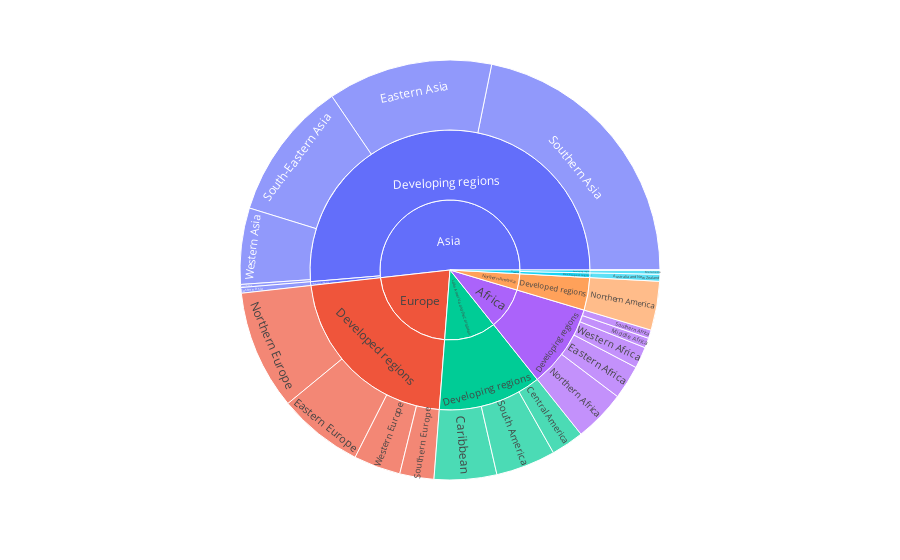

Write notebook code for a chart like this one.
### Code cell
px.sunburst(
    data_frame=df,
    path=['Continent','Status','Region'],
    values='Total',
    names=df.index
)

### Figure 1 — Plotly figure (JSON) as saved in the notebook; plotly's stock layout.template omitted (floating-point values rounded to 4 significant figures)
{"data": [{"branchvalues": "total", "domain": {"x": [0, 1], "y": [0, 1]}, "hovertemplate": "labels=%{label}<br>Total=%{value}<br>parent=%{parent}<br>id=%{id}<extra></extra>", "ids": ["Oceania/Developed regions/Australia and New Zealand", "Latin America and the Caribbean/Developing regions/Caribbean", "Latin America and the Caribbean/Developing regions/Central America", "Asia/Developing regions/Central Asia", "Africa/Developing regions/Eastern Africa", "Asia/Developed regions/Eastern Asia", "Asia/Developing regions/Eastern Asia", "Europe/Developed regions/Eastern Europe", "Oceania/Developing regions/Melanesia", "Oceania/Developing regions/Micronesia", "Africa/Developing regions/Middle Africa", "Africa/Developing regions/Northern Africa", "Northern America/Developed regions/Northern America", "Europe/Developed regions/Northern Europe", "Oceania/Developing regions/Polynesia", "Latin America and the Caribbean/Developing regions/South America", "Asia/Developing regions/South-Eastern Asia", "Africa/Developing regions/Southern Africa", "Asia/Developing regions/Southern Asia", "Europe/Developed regions/Southern Europe", "Africa/Developing regions/Western Africa", "Asia/Developing regions/Western Asia", "Europe/Developed regions/Western Europe", "Asia/Developed regions", "Europe/Developed regions", "Northern America/Developed regions", "Oceania/Developed regions", "Africa/Developing regions", "Asia/Developing regions", "Latin America and the Caribbean/Developing regions", "Oceania/Developing regions", "Africa", "Asia", "Europe", "Latin America and the Caribbean", "Northern America", "Oceania"], "labels": ["Australia and New Zealand", "Caribbean", "Central America", "Central Asia", "Eastern Africa", "Eastern Asia", "Eastern Asia", "Eastern Europe", "Melanesia", "Micronesia", "Middle Africa", "Northern Africa", "Northern America", "Northern Europe", "Polynesia", "South America", "South-Eastern Asia", "Southern Africa", "Southern Asia", "Southern Europe", "Western Africa", "Western Asia", "Western Europe", "Developed regions", "Developed regions", "Developed regions", "Developed regions", "Developing regions", "Developing regions", "Developing regions", "Developing regions", "Africa", "Asia", "Europe", "Latin America and the Caribbean", "Northern America", "Oceania"], "name": "", "parents": ["Oceania/Developed regions", "Latin America and the Caribbean/Developing regions", "Latin America and the Caribbean/Developing regions", "Asia/Developing regions", "Africa/Developing regions", "Asia/Developed regions", "Asia/Developing regions", "Europe/Developed regions", "Oceania/Developing regions", "Oceania/Developing regions", "Africa/Developing regions", "Africa/Developing regions", "Northern America/Developed regions", "Europe/Developed regions", "Oceania/Developing regions", "Latin America and the Caribbean/Developing regions", "Asia/Developing regions", "Africa/Developing regions", "Asia/Developing regions", "Europe/Developed regions", "Africa/Developing regions", "Asia/Developing regions", "Europe/Developed regions", "Asia", "Europe", "Northern America", "Oceania", "Africa", "Asia", "Latin America and the Caribbean", "Oceania", "", "", "", "", "", ""], "type": "sunburst", "values": [34215, 308253, 161653, 15024, 167389, 27707, 813494, 421223, 20689, 36, 48628, 255451, 241142, 589584, 234, 295242, 687329, 41579, 1398120, 168544, 105901, 376120, 231596, 27707, 1410947, 241142, 34215, 618948, 3290087, 765148, 20959, 618948, 3317794, 1410947, 765148, 241142, 55174]}], "layout": {"legend": {"tracegroupgap": 0}, "margin": {"t": 60}}}
